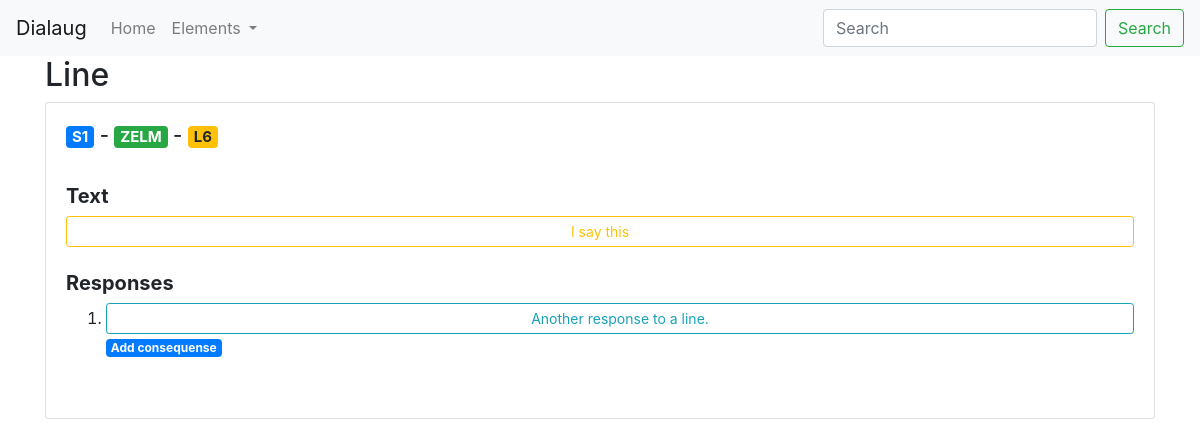
/lines/6/, run on the app's committed database.
### lines/models.py (models this page shows, shortened)
class Line(models.Model):
    scene = models.ForeignKey(Scene, on_delete=models.PROTECT, default=None, null=True)
    character = models.ForeignKey(Character, on_delete=models.PROTECT, null=True)
    text = models.TextField(default='')
    author = models.ForeignKey(User, on_delete=models.PROTECT, default=1)
    class Meta:
        ordering = ['pk']
    def get_absolute_url(self):
        return reverse("lines:show-line", kwargs={'pk': self.pk})
    def get_line_id(self):
        return 'L' + str(self.pk)

### scenes/models.py (models this page shows, shortened)
class Scene(models.Model):
    description = models.TextField(default='')
    characters = models.ManyToManyField(Character)
    def get_absolute_url(self):
        return reverse('scenes:show-scene', kwargs={'pk': self.pk})
    def get_scene_code(self):
        return 'S' + str(self.pk)

### characters/models.py (models this page shows, shortened)
class Character(models.Model):
    name = models.CharField(blank=True, null=True, max_length=80)
    age = models.PositiveSmallIntegerField(blank=True, null=True)
    gender = models.CharField(blank=True, null=True, max_length=80)
    code = models.CharField(blank=True, null=True, max_length=6)
    description = models.TextField(blank=True, null=True)
    def get_absolute_url(self):
        return reverse("characters:show-character", kwargs={'pk': self.id})

### responses/models.py (models this page shows, shortened)
class Response(models.Model):
    line = models.ForeignKey(Line, on_delete=models.PROTECT)
    next_line = models.OneToOneField(Line, related_name="next_line", on_delete=models.PROTECT, null=True)
    text = models.TextField(default='')
    class Meta:
        ordering = ['pk']

### lines/views.py (the view)
# urls.py: path('<int:pk>/', views.DetailView.as_view(), name='show-character'),
class DetailView(generic.DetailView):
    model = Line
    template_name = 'lines/show_line.html'
    def get_queryset(self):
        return Line.objects.all()

### lines/templates/lines/show_line.html
{% extends 'base.html' %}
{% block content %}
    <div class="container">
        <div class="row">
            <div class="col-md-12">
                <h2>Line</h1>
                <div class="card">
                    <div class="card-body">
                        <h5 class="card-title">
                            <a href="{{ object.scene.get_absolute_url }}" class="badge badge-primary">{{ object.scene.get_scene_code }}</a>
                            -
                            <a href="{{ object.character.get_absolute_url }}" class="badge badge-success">{{ object.character.code }}</a>
                            -
                            <a href="{{ object.get_absolute_url }}" class="badge badge-warning">{{ object.get_line_id }}</a>
                        </h5>
                        <br>
                        <h5><b>Text</b></h5>
                        <a href="#" class="btn btn-sm btn-outline-warning btn-block">{{ object.text }}</a>
                        <br>
                        <div>
                            <h5><b>Responses</b></h5>
                            <ol>
                                {% for response in object.response_set.all %}
                                <li>
                                    <a href="#" class="btn btn-sm btn-outline-info btn-block">{{ response.text }}</a>
                                    <a href="#" class="badge badge-primary">Add consequense</a>
                                </li>
                                <br>
                                {% endfor %}
                            </ol>
                        </div>
                    </div>
                </div>
            </div>
        </div>
    </div>
{% endblock %}

### data on the page
Line: scene.get_scene_code "S1", character.code "ZELM", get_line_id "L6", text "I say this"
Response: text "Another response to a line."
